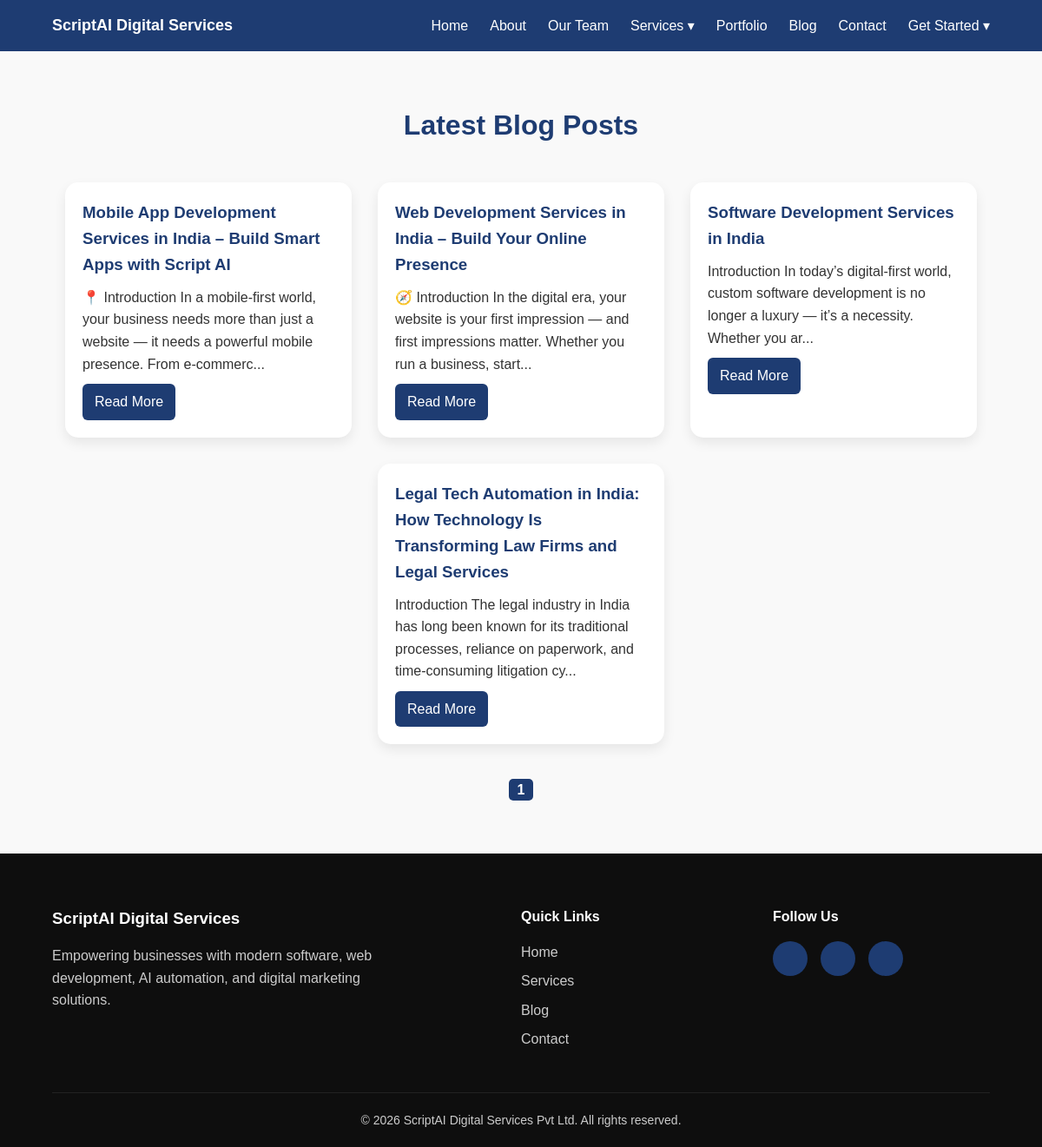
Page /scriptcode/blog.php on the committed database.
### tables this page shows
CREATE TABLE `posts` (
  `id` int(11) NOT NULL,
  `user_id` int(11) DEFAULT NULL,
  `title` varchar(255) DEFAULT NULL,
  `content` text DEFAULT NULL,
  `status` enum('Draft','Published') DEFAULT 'Draft',
  `created_at` timestamp NULL DEFAULT current_timestamp()
);

### scriptcode/blog.php (the view, shortened to what this page needs)
<?php
require 'common/db.php';
$limit = 6;
$page = isset($_GET['page']) ? (int)$_GET['page'] : 1;
$offset = ($page - 1) * $limit;
$totalStmt = $pdo->query("SELECT COUNT(*) FROM posts WHERE status = 'Published'");
$totalPosts = $totalStmt->fetchColumn();
$totalPages = ceil($totalPosts / $limit);
$stmt = $pdo->prepare("SELECT * FROM posts WHERE status = 'Published' ORDER BY created_at DESC LIMIT ? OFFSET ?");
$stmt->bindValue(1, $limit, PDO::PARAM_INT);
$stmt->bindValue(2, $offset, PDO::PARAM_INT);
$stmt->execute();
$posts = $stmt->fetchAll(PDO::FETCH_ASSOC);
?>
<!DOCTYPE html>
<html lang="en">
<head>
  <link rel="stylesheet" href="style.css?v=1">
</head>
<body>
<?php include 'header.php'; ?>
<section class="blog-section">
  <div class="container">
    <h2>Latest Blog Posts</h2>
    <div class="blog-grid">
      <?php foreach ($posts as $post): ?>
        <div class="blog-card">
          <h3><?= htmlspecialchars($post['title']) ?></h3>
          <p><?= substr(strip_tags($post['content']), 0, 150) ?>...</p>
          <a href="post.php?id=<?= $post['id'] ?>" class="btn-read">Read More</a>
        </div>
      <?php endforeach; ?>
    </div>
    <div class="pagination">
      <?php for ($i = 1; $i <= $totalPages; $i++): ?>
        <a href="?page=<?= $i ?>" class="<?= $i === $page ? 'active' : '' ?>"><?= $i ?></a>
      <?php endfor; ?>
    </div>
  </div>
</section>
<?php include 'footer.php'; ?>
</body>
</html>

### scriptcode/style.css (style rules this page uses)
:root { --primary:#1e3c72; --accent:#2a5298; --light:#f5f7fb; --text:#333; --white:#fff; --font:'Poppins',sans-serif; }
* { margin:0; padding:0; box-sizing:border-box; }
body { font-family:var(--font); color:var(--text); background:var(--white); line-height:1.6; }
.container { max-width:1200px; margin:auto; padding:0 20px; }
section { padding:80px 5%; }
section h2 { text-align:center; margin-bottom:40px; font-size:32px; color:var(--primary); }

### scriptcode/blog.php (style rules this page uses)
.blog-section { padding: 60px 40px; background: #f9f9f9; }
.blog-grid { display: flex; flex-wrap: wrap; gap: 30px; justify-content: center; }
.blog-card { background: white; border-radius: 15px; padding: 20px; flex: 1 1 calc(33.333% - 30px); box-shadow: 0 6px 14px rgba(0, 0, 0, 0.08); max-width: calc(33.333% - 30px); }
.blog-card h3 { margin-bottom: 10px; color: #1e3c72; }
.btn-read { display: inline-block; margin-top: 10px; background: #1e3c72; color: white; padding: 8px 14px; border-radius: 6px; text-decoration: none; }
.pagination { margin-top: 40px; text-align: center; }
.pagination a { margin: 0 6px; text-decoration: none; color: #1e3c72; font-weight: bold; }
.pagination a.active { background: #1e3c72; color: white; padding: 4px 10px; border-radius: 5px; }

### rows in the picture
posts: title "Mobile App Development Services in India – Build Smart Apps with Script AI", content "📍 Introduction In a mobile-first world, your business needs more than just a website — it needs a powerful mobile presence. From e-commerc"
posts: title "Web Development Services in India – Build Your Online Presence", content "🧭 Introduction In the digital era, your website is your first impression — and first impressions matter. Whether you run a business, start"
posts: title "Software Development Services in India", content "Introduction In today’s digital-first world, custom software development is no longer a luxury — it’s a necessity. Whether you ar"
posts: title "Legal Tech Automation in India: How Technology Is Transforming Law Firms and Legal Services", content "Introduction The legal industry in India has long been known for its traditional processes, reliance on paperwork, and time-consuming litigation cy"
